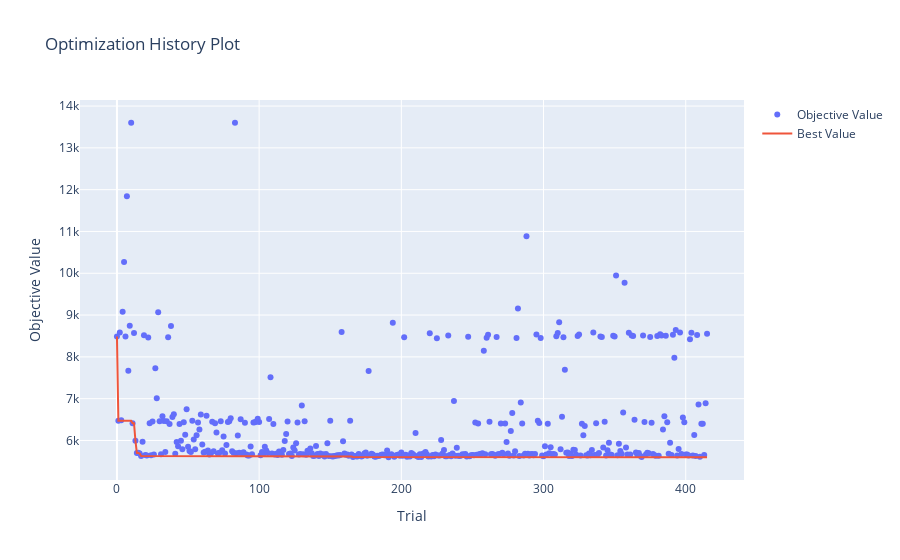

Notebook code cell kept with this figure:
### Code cell
plot_optimization_history(study)

### Figure 1 — Plotly figure (JSON) as saved in the notebook; plotly's stock layout.template omitted (floating-point values rounded to 4 significant figures; data arrays with more than 128 entries replaced by an {"elided": "..."} marker saying what was removed)
{"data": [{"mode": "markers", "name": "Objective Value", "type": "scatter", "x": {"elided": "416 int values"}, "y": {"elided": "416 float values"}}, {"mode": "lines", "name": "Best Value", "type": "scatter", "x": {"elided": "416 int values"}, "y": {"elided": "416 float values"}}, {"marker": {"color": "#cccccc"}, "mode": "markers", "name": "Infeasible Trial", "showlegend": false, "type": "scatter", "x": [], "y": []}], "layout": {"title": {"text": "Optimization History Plot"}, "xaxis": {"title": {"text": "Trial"}}, "yaxis": {"title": {"text": "Objective Value"}}}}
